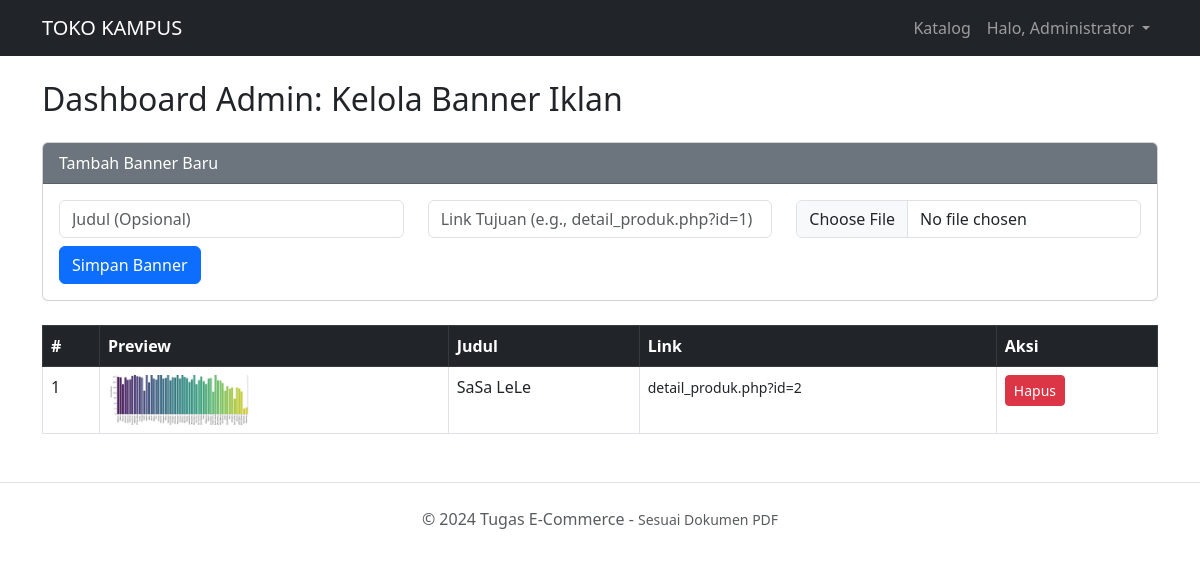
Page /toko_online/admin_banner.php (signed in) on the committed database.
### tables this page shows
CREATE TABLE `banners` (
  `id` int(11) NOT NULL,
  `image_file` varchar(255) NOT NULL,
  `title` varchar(100) DEFAULT NULL,
  `link_url` varchar(255) DEFAULT NULL,
  `is_active` tinyint(1) DEFAULT 1,
  `display_order` int(11) DEFAULT 0,
  `created_at` timestamp NOT NULL DEFAULT current_timestamp()
);

### toko_online/admin_banner.php (the view, shortened to what this page needs)
<?php include 'koneksi.php'; include 'header.php';
?>
<h2 class="mb-4">Dashboard Admin: Kelola Banner Iklan</h2>
<div class="card mb-4">
    <div class="card-header bg-secondary text-white">Tambah Banner Baru</div>
    <div class="card-body">
        <form method="post" enctype="multipart/form-data">
            <div class="row">
                <div class="col-md-4 mb-2"><input type="text" name="title" class="form-control" placeholder="Judul (Opsional)"></div>
                <div class="col-md-4 mb-2"><input type="text" name="link_url" class="form-control" placeholder="Link Tujuan (e.g., detail_produk.php?id=1)"></div>
                <div class="col-md-4 mb-2"><input type="file" name="foto" class="form-control" required></div>
                <div class="col-12"><button type="submit" name="tambah" class="btn btn-primary">Simpan Banner</button></div>
            </div>
        </form>
    </div>
</div>
<table class="table table-hover table-bordered">
    <thead class="table-dark"><tr><th>#</th><th>Preview</th><th>Judul</th><th>Link</th><th>Aksi</th></tr></thead>
    <tbody>
        <?php
        $banners = mysqli_query($conn, "SELECT * FROM banners ORDER BY id DESC");
        $no = 1;
        while ($b = mysqli_fetch_assoc($banners)) {
            $current_no = $no++;
            echo "<tr>
                <td>{$current_no}</td>
                <td><img src='assets/banner/{$b['image_file']}' width='150' style='height: 50px; object-fit: cover;'></td>
                <td>{$b['title']}</td>
                <td><small>{$b['link_url']}</small></td>
                <td>
                    <a href='admin_banner.php?hapus={$b['id']}' class='btn btn-danger btn-sm' onclick=\"return confirm('Yakin ingin menghapus banner?');\">Hapus</a>
                </td>
            </tr>";
        }
        ?>
    </tbody>
</table>
<?php include 'footer.php'; ?>

### rows in the picture
banners: current_no "1", image_file (picture), title "SaSa LeLe", link_url "detail_produk.php?id=2"

### other values in the picture
$_SESSION['name'] "Administrator"
